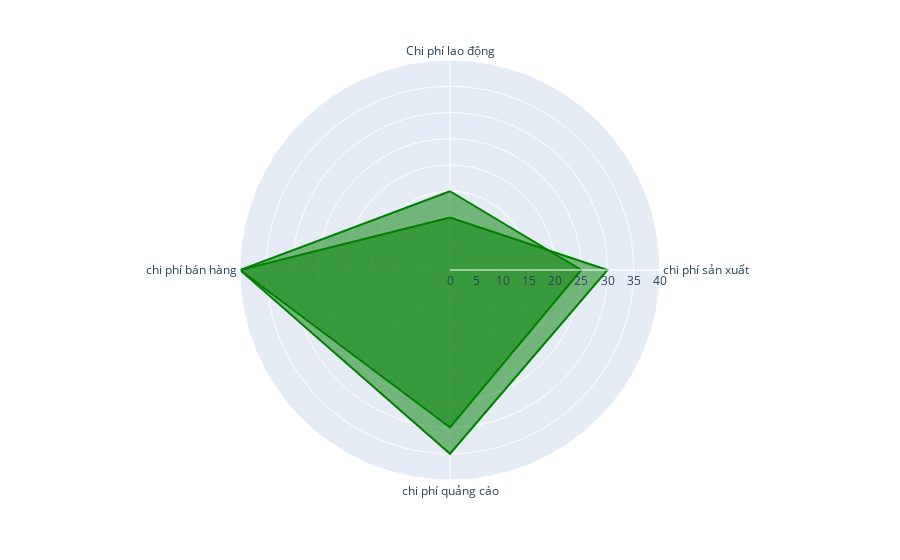

Notebook source saved alongside this figure:
### Code cell
import plotly.express as px
import pandas as pd
data1 = pd.DataFrame(dict(keys=[15, 25, 30, 40], values=["Chi phí lao động", "chi phí sản xuất", "chi phí quảng cáo", "chi phí bán hàng"]))
data2 = pd.DataFrame(dict(keys=[10, 30, 35, 40], values=["Chi phí lao động", "chi phí sản xuất", "chi phí quảng cáo", "chi phí bán hàng"]))
figure = px.line_polar(data1, r='keys', theta='values', line_close=True)
figure.add_traces(px.line_polar(data2, r='keys', theta='values', line_close=True, ).data[0])
figure.update_traces(fill="toself",line_color = 'green')
figure.show()

### Figure 1 — Plotly figure (JSON) as saved in the notebook; plotly's stock layout.template omitted (floating-point values rounded to 4 significant figures)
{"data": [{"fill": "toself", "hovertemplate": "keys=%{r}<br>values=%{theta}<extra></extra>", "legendgroup": "", "line": {"color": "green", "dash": "solid"}, "marker": {"symbol": "circle"}, "mode": "lines", "name": "", "r": [15, 25, 30, 40, 15], "showlegend": false, "subplot": "polar", "theta": ["Chi phí lao động", "chi phí sản xuất", "chi phí quảng cáo", "chi phí bán hàng", "Chi phí lao động"], "type": "scatterpolar"}, {"fill": "toself", "hovertemplate": "keys=%{r}<br>values=%{theta}<extra></extra>", "legendgroup": "", "line": {"color": "green", "dash": "solid"}, "marker": {"symbol": "circle"}, "mode": "lines", "name": "", "r": [10, 30, 35, 40, 10], "showlegend": false, "subplot": "polar", "theta": ["Chi phí lao động", "chi phí sản xuất", "chi phí quảng cáo", "chi phí bán hàng", "Chi phí lao động"], "type": "scatterpolar"}], "layout": {"legend": {"tracegroupgap": 0}, "margin": {"t": 60}, "polar": {"angularaxis": {"direction": "clockwise", "rotation": 90}, "domain": {"x": [0, 1], "y": [0, 1]}}}}
